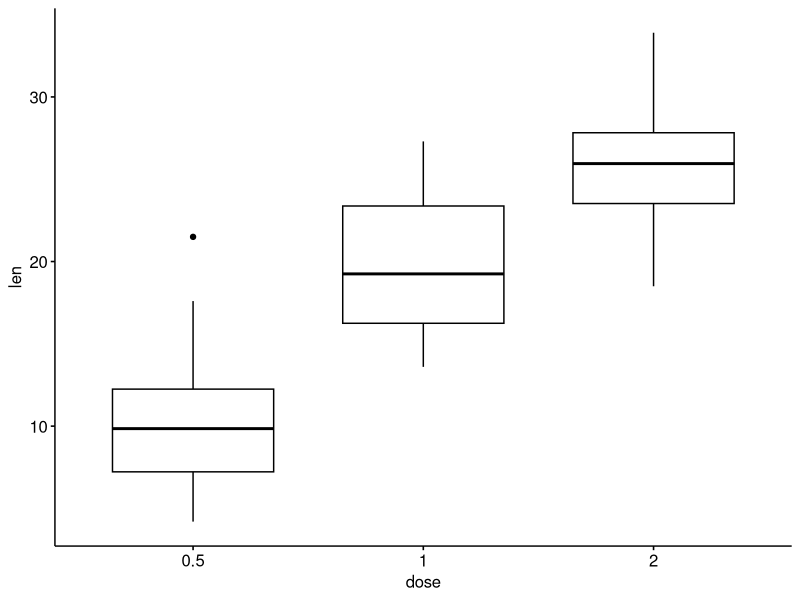
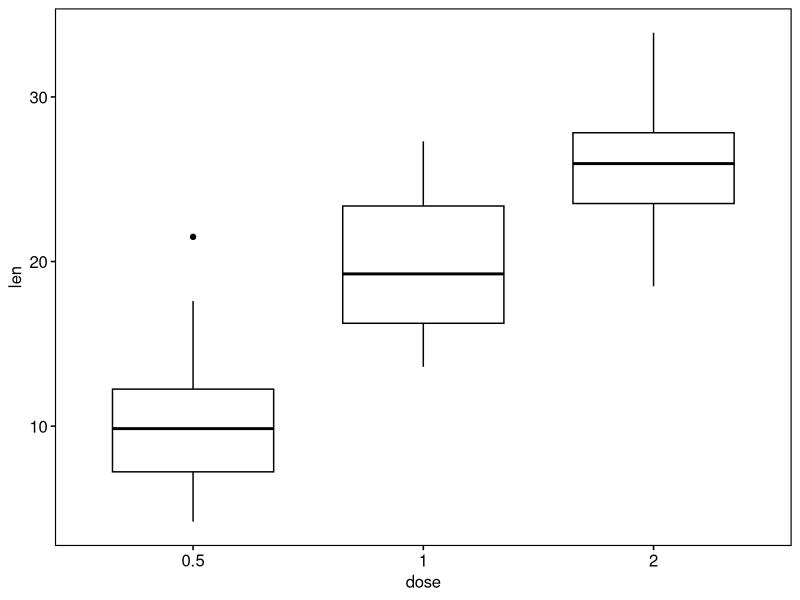

Here is the R script that generated these plots, in order:
library(ggpubr)


### Name: border
### Title: Set ggplot Panel Border Line
### Aliases: border

### ** Examples

# Load data
data("ToothGrowth")
df <- ToothGrowth

# Basic plot
p <- ggboxplot(df, x = "dose", y = "len")
p

# Add border
p + border()
